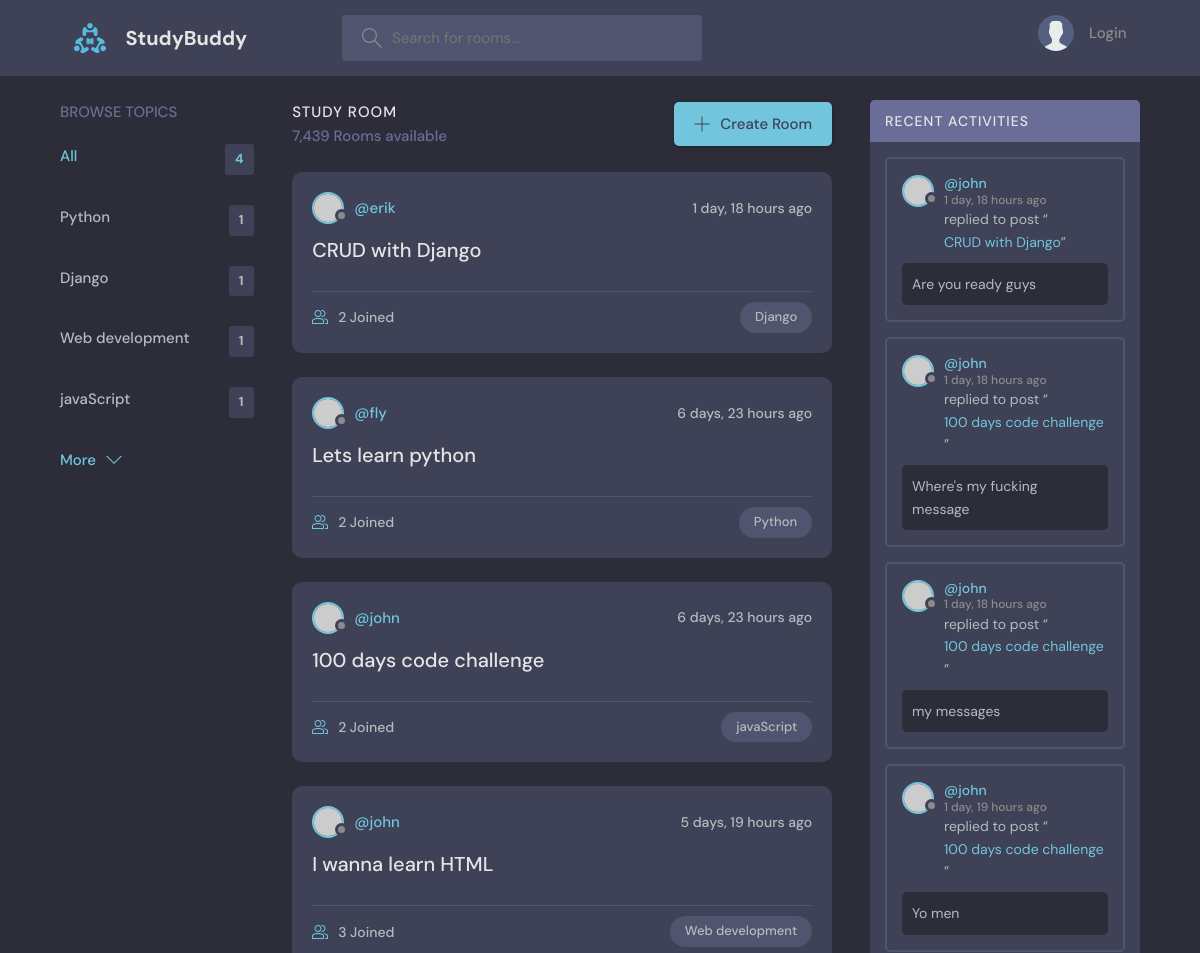
/ (upper part), run on an earlier commit of the app's database.
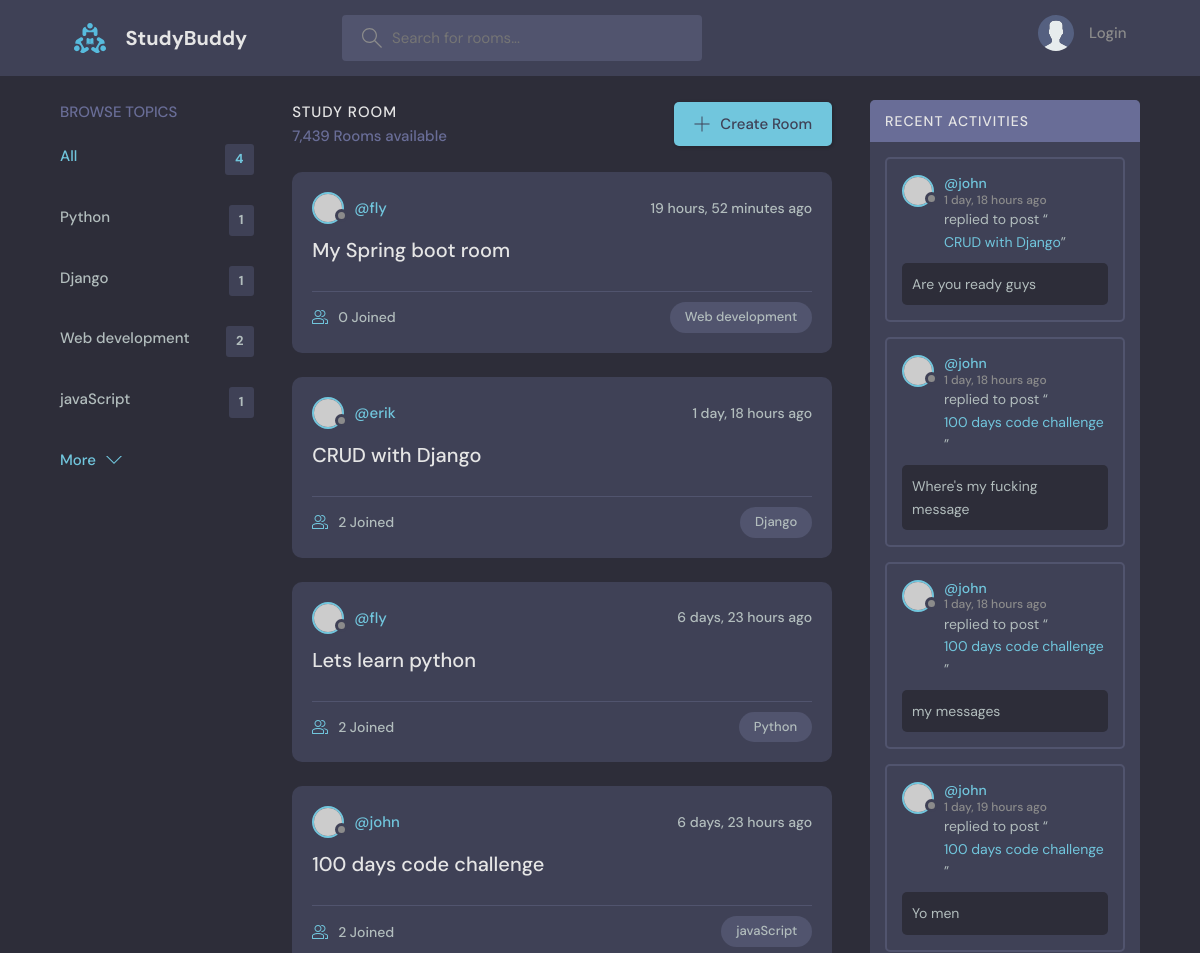
And on a later commit of the database.
### base/models.py (models this page shows, shortened)
class Topic(models.Model):
    name = models.CharField(max_length=200)
    updated = models.DateTimeField(auto_now=True)
    created = models.DateTimeField(auto_now_add=True)

class Room(models.Model):
    name = models.CharField(max_length=200)
    description = models.TextField(null=True, blank=True)
    host = models.ForeignKey(User, on_delete=models.SET_NULL, null=True)
    topic = models.ForeignKey(Topic, on_delete=models.SET_NULL, null=True)
    participants = models.ManyToManyField(User, related_name="participants")
    updated = models.DateTimeField(auto_now=True)
    created = models.DateTimeField(auto_now_add=True)
    class Meta:
        ordering = ['-updated', '-created']
    def __str__(self) -> str:
        return str(self.name)

class Message(models.Model):
    user = models.ForeignKey(User, on_delete=models.CASCADE)
    room = models.ForeignKey(Room, on_delete=models.CASCADE)
    body = models.TextField()
    updated = models.DateTimeField(auto_now=True)
    created = models.DateTimeField(auto_now_add=True)
    class Meta:
        ordering = ['-created', '-updated']

### base/views.py (the view)
# urls.py: path("", views.home, name="home"),
def home(request):
    q = request.GET.get("q") if request.GET.get("q") else ""
    rooms = Room.objects.filter(
        Q(topic__name__icontains=q) | Q(name__icontains=q) | Q(description__icontains=q)
    )
    topics = Topic.objects.all()
    room_messages = Message.objects.filter(
        Q(room__topic__name__icontains=q)
    )
    context = {
        "rooms": rooms,
        "topics": topics,
        "rooms_messages": room_messages
    }
    return render(request, "base/home.html", context)

### base/templates/base/home.html (shortened to what this page needs)
{% extends 'main.html' %}
{% block content %}
    <main class="layout layout--3">
        <div class="container">
           {% include 'base/topics_component.html' %}
            <div class="roomList">
                <div class="roomList__header">
                    <div>
                        <h2>Study Room</h2>
                        <p>7,439 Rooms available</p>
                    </div>
                    <a class="btn btn--main" href="../../../theme/create-room.html">
                        <svg version="1.1" xmlns="http://www.w3.org/2000/svg" width="32" height="32"
                             viewBox="0 0 32 32">
                            <title>add</title>
                            <path
                                    d="M16.943 0.943h-1.885v14.115h-14.115v1.885h14.115v14.115h1.885v-14.115h14.115v-1.885h-14.115v-14.115z"
                            ></path>
                        </svg>
                        Create Room
                    </a>
                </div>
                {% include 'base/feed_component.html' %}
            </div>
            {% include 'base/activity_component.html' %}
        </div>
    </main>
{% endblock %}

### base/templates/base/topics_component.html
<div class="topics">
    <div class="topics__header">
        <h2>Browse Topics</h2>
    </div>
    <ul class="topics__list">
        <li>
            <a href="{% url 'home' %}" class="active">All <span>{{ topics.count }}</span></a>
        </li>
        {% for topic in topics %}
            <li>
                <a href="{% url 'home' %}?q={{ topic.name }}">{{ topic.name }}
                    <span>{{ topic.room_set.all.count }}</span></a>
            </li>
        {% endfor %}
    </ul>
    <a class="btn btn--link" href="../../../theme/topics.html">
        More
        <svg version="1.1" xmlns="http://www.w3.org/2000/svg" width="32" height="32" viewBox="0 0 32 32">
            <title>chevron-down</title>
            <path d="M16 21l-13-13h-3l16 16 16-16h-3l-13 13z"></path>
        </svg>
    </a>
</div>

### base/templates/base/feed_component.html (shortened to what this page needs)
{% for room in rooms %}
    <div class="roomListRoom">
        <div class="roomListRoom__header">
            <a href="{% url 'user-profile' room.host.id %}" class="roomListRoom__author">
                <div class="avatar avatar--small">
                    <img src="https://randomuser.me/api/portraits/women/11.jpg"/>
                </div>
                <span>@{{ room.host.username }}</span>
            </a>
            <div class="roomListRoom__actions">
                <span>{{ room.created|timesince }} ago</span>
            </div>
        </div>
        <div class="roomListRoom__content">
            <a href="{% url 'room-detail' room.id %}">{{ room.name }}</a>
        </div>
        <div class="roomListRoom__meta">
            <a href="{% url 'room-detail' room.id %}" class="roomListRoom__joined">
                {{ room.participants.all.count }} Joined
            </a>
            <p class="roomListRoom__topic">{{ room.topic.name }}</p>
        </div>
    </div>
{% endfor %}

### base/templates/base/activity_component.html (shortened to what this page needs)
<div class="activities">
    <div class="activities__header">
        <h2>Recent Activities</h2>
    </div>
    {% for message in rooms_messages %}
        <div class="activities__box">
            <div class="activities__boxHeader roomListRoom__header">
                <a href="{% url 'user-profile' message.user.id %}" class="roomListRoom__author">
                    <div class="avatar avatar--small">
                        <img src="https://randomuser.me/api/portraits/women/11.jpg"/>
                    </div>
                    <p>
                        @{{ message.user }}
                        <span>{{ message.created|timesince }} ago</span>
                    </p>
                </a>
            </div>
            <div class="activities__boxContent">
                <p>replied to post “<a href="{% url 'room-detail' message.room.id %}">{{ message.room }}</a>”
                </p>
                <div class="activities__boxRoomContent">
                    {{ message.body }}
                </div>
            </div>
        </div>
    {% endfor %}
</div>

What changed in the data, as far as the page shows it:
no longer on this page (row unchanged): Room: host.username "john", created "5 days, 19 hours", name "I wanna learn HTML", participants.all.count "3", topic.name "Web development"
computed for Topic "Web development": room_set.all.count "1" → "2"
added Room: host.username "fly", created "19 hours, 52 minutes", name "My Spring boot room", participants.all.count "0", topic.name "Web development"
